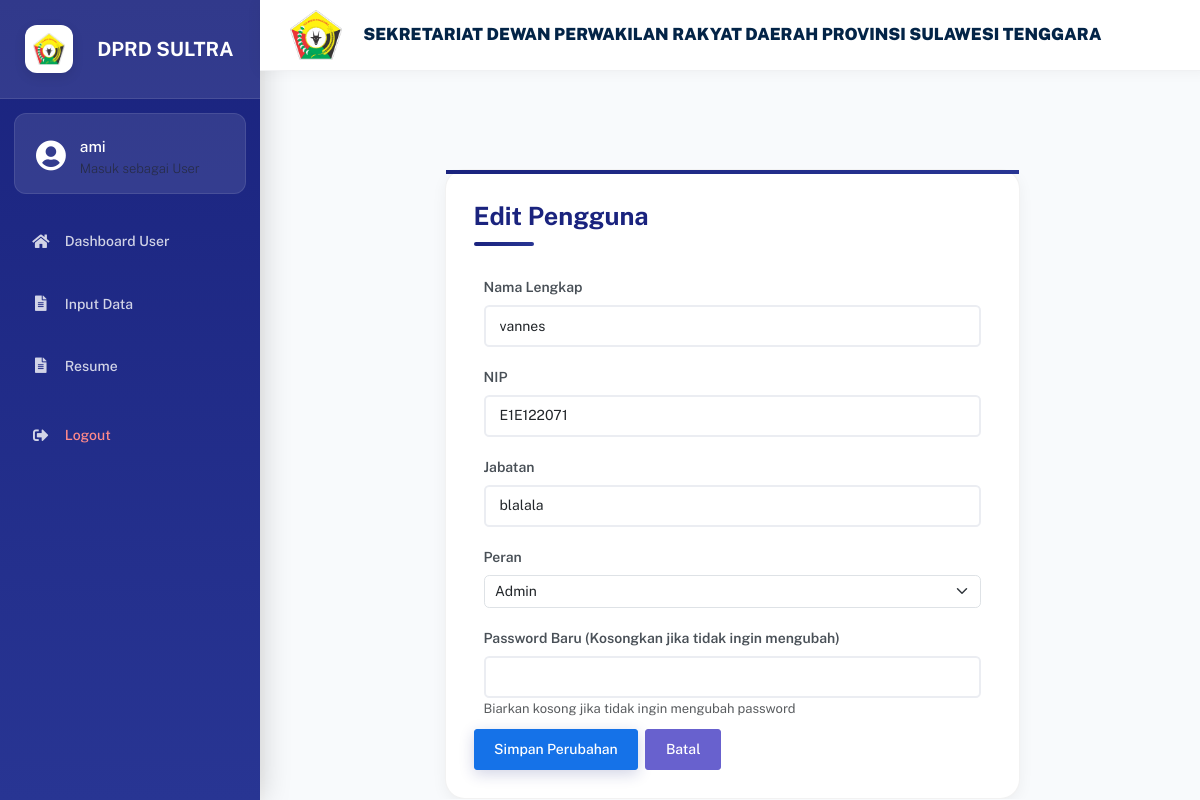
Page /edit_pengguna.php?id=1 (signed in) on the committed database.
### tables this page shows
CREATE TABLE `tb_user` (
  `id_user` int(250) NOT NULL,
  `nama` varchar(250) NOT NULL,
  `nip` varchar(250) NOT NULL,
  `jabatan` varchar(100) NOT NULL,
  `peran` enum('user','admin') NOT NULL,
  `password` varchar(250) NOT NULL
);

### edit_pengguna.php (the view, shortened to what this page needs)
<?php
include('koneksi.php');
$id_user = $_GET['id'];
$sql = "SELECT * FROM tb_user WHERE id_user = ?";
$stmt = $conn->prepare($sql);
$stmt->bind_param("i", $id_user);
$stmt->execute();
$result = $stmt->get_result();
$user = $result->fetch_assoc();
?>
<!DOCTYPE html>
<html lang="en">
  <head>
    <link rel="stylesheet" href="assets/css/bootstrap.min.css" />
    <link rel="stylesheet" href="assets/css/plugins.min.css" />
    <link rel="stylesheet" href="assets/css/kaiadmin.min.css" />
    <link rel="stylesheet" href="assets/css/sidebar.css" />
    <link rel="stylesheet" href="assets/css/demo.css" />
  </head>
  <body class="bg-light">
    <div class="wrapper">
      <?php include('sidebar.php'); ?>
      <div class="main-panel">
        <div class="main-header">
            <nav class="navbar navbar-header navbar-header-transparent navbar-expand-lg border-bottom">
                <div class="container-fluid">
                    <a class="navbar-brand d-flex align-items-center" href="#">
                        <img src="img/logosultra.png" alt="SIASN Logo" class="d-inline-block me-2" style="height: 50px; max-height: 50px;">
                        <span style="font-weight: 1000; color:rgb(3, 36, 71);">SEKRETARIAT DEWAN PERWAKILAN RAKYAT DAERAH PROVINSI SULAWESI TENGGARA</span>
                    </a>
                </div>
            </nav>
        </div>
        <div class="container">
            <div class="row justify-content-center">
                <div class="col-md-8">
                    <div class="form-card position-relative">
                        <h2>Edit Pengguna</h2>
                        <form method="POST" action="">
                            <div class="form-group">
                                <label for="nama" class="form-label">Nama Lengkap</label>
                                <input type="text" class="form-control" id="nama" name="nama" value="<?php echo $user['nama']; ?>" required>
                            </div>
                            <div class="form-group">
                                <label for="nip" class="form-label">NIP</label>
                                <input type="text" class="form-control" id="nip" name="nip" value="<?php echo $user['nip']; ?>" required>
                            </div>
                            <div class="form-group">
                                <label for="jabatan" class="form-label">Jabatan</label>
                                <input type="text" class="form-control" id="jabatan" name="jabatan" value="<?php echo $user['jabatan']; ?>" required>
                            </div>
                            <div class="form-group">
                                <label for="peran" class="form-label">Peran</label>
                                <select class="form-select" id="peran" name="peran" required>
                                    <option value="admin" <?php echo ($user['peran'] == 'admin') ? 'selected' : ''; ?>>Admin</option>
                                </select>
                            </div>
                            <div class="form-group">
                                <label for="password" class="form-label">Password Baru (Kosongkan jika tidak ingin mengubah)</label>
                                <input type="password" class="form-control" id="password" name="password">
                                <small class="text-muted">Biarkan kosong jika tidak ingin mengubah password</small>
                            </div>
                            <div class="d-flex gap-2">
                                <button type="submit" class="btn btn-primary">Simpan Perubahan</button>
                                <a href="manajemenpengguna.php" class="btn btn-secondary">Batal</a>
                            </div>
                        </form>
                    </div>
                </div>
            </div>
        </div>
      </div>
    </div>
  </body>
</html>

### edit_pengguna.php (style rules this page uses)
.main-panel { margin-left: 260px; background: #f8fafc; min-height: 100vh; padding: 2rem; transition: all 0.3s ease; width: calc(100% - 260px); position: relative; padding-top: 100px !important; }
.main-header { position: fixed; top: 0; right: 0; left: 260px; z-index: 999; background: white; transition: all 0.3s ease; }
.navbar-header { padding: 0.5rem 1rem; background: white !important; box-shadow: 0 0 15px rgba(0,0,0,0.05); }
.navbar-brand img { transition: all 0.3s ease; }
.navbar-brand span { font-size: 1.2rem; margin-left: 1rem; transition: all 0.3s ease; }
.form-card { background: white; border-radius: 20px; padding: 2rem; box-shadow: 0 4px 15px rgba(0,0,0,0.05); border: 1px solid rgba(0,0,0,0.05); transition: all 0.3s ease; }
.form-card::before { content: ''; position: absolute; top: 0; left: 0; right: 0; height: 4px; background: linear-gradient(90deg, #1a237e, #283593); }
.form-card h2 { font-size: 1.8rem; font-weight: 700; color: #1a237e; margin-bottom: 1.5rem; position: relative; padding-bottom: 0.75rem; }
.form-card h2::after { content: ''; position: absolute; bottom: 0; left: 0; width: 60px; height: 4px; background: linear-gradient(90deg, #1a237e, #283593); border-radius: 2px; }
.form-group { margin-bottom: 1.5rem; }
.form-label { font-weight: 600; color: #1a237e; margin-bottom: 0.5rem; display: block; }
.form-control { border: 2px solid #e2e8f0; border-radius: 12px; padding: 0.8rem 1rem; font-size: 1rem; transition: all 0.3s ease; background: #f8fafc; color: #1a237e; }
.form-select { border: 2px solid #e2e8f0; border-radius: 12px; padding: 0.8rem 1rem; font-size: 1rem; transition: all 0.3s ease; background: #f8fafc; cursor: pointer; color: #1a237e; }
.btn { padding: 0.8rem 1.5rem; border-radius: 12px; font-weight: 600; transition: all 0.3s ease; font-size: 1rem; }
.btn-primary { background: linear-gradient(135deg, #1a237e, #283593); border: none; box-shadow: 0 4px 15px rgba(26, 35, 126, 0.2); }
.btn-secondary { background: #f8fafc; border: 2px solid #e2e8f0; color: #64748b; }

### rows in the picture
tb_user: nama "vannes", nip "E1E122071", jabatan "blalala", peran "Admin"

### other values in the picture
$_SESSION['nama'] "ami"
$_SESSION['peran'] "User"
